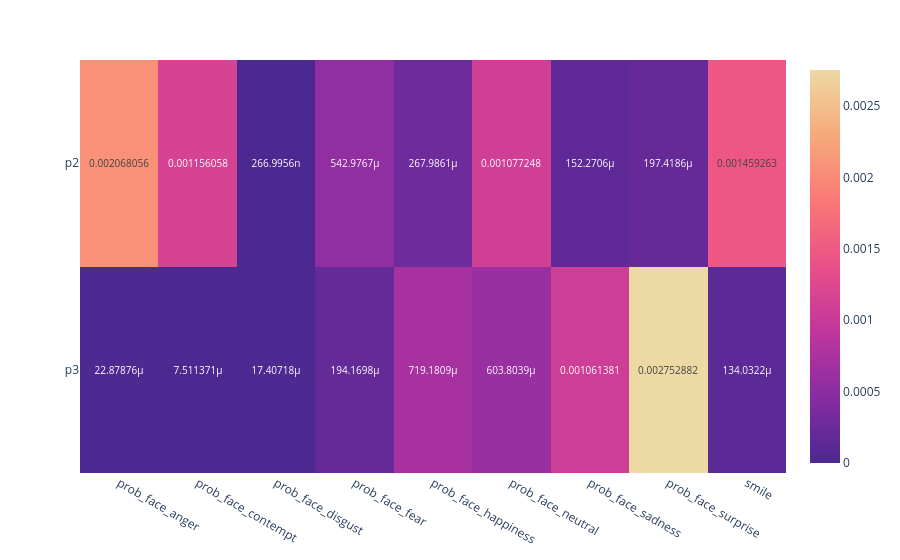

Here is the notebook cell this chart was saved with:
### Code cell
fig_r

### Figure 1 — Plotly figure (JSON) as saved in the notebook; plotly's stock layout.template omitted (floating-point values rounded to 4 significant figures)
{"data": [{"coloraxis": "coloraxis", "hovertemplate": "x: %{x}<br>y: %{y}<br>color: %{z}<extra></extra>", "name": "0", "texttemplate": "%{z}", "type": "heatmap", "x": ["prob_face_anger", "prob_face_contempt", "prob_face_disgust", "prob_face_fear", "prob_face_happiness", "prob_face_neutral", "prob_face_sadness", "prob_face_surprise", "smile"], "xaxis": "x", "y": ["p2", "p3"], "yaxis": "y", "z": [[0.002068, 0.001156, 2.67e-07, 0.000543, 0.000268, 0.001077, 0.0001523, 0.0001974, 0.001459], [2.288e-05, 7.511e-06, 1.741e-05, 0.0001942, 0.0007192, 0.0006038, 0.001061, 0.002753, 0.000134]]}], "layout": {"coloraxis": {"colorscale": [[0, "rgb(75, 41, 145)"], [0.1667, "rgb(135, 44, 162)"], [0.3333, "rgb(192, 54, 157)"], [0.5, "rgb(234, 79, 136)"], [0.6667, "rgb(250, 120, 118)"], [0.8333, "rgb(246, 169, 122)"], [1, "rgb(237, 217, 163)"]]}, "margin": {"t": 60}, "xaxis": {"anchor": "y", "domain": [0, 1]}, "yaxis": {"anchor": "x", "autorange": "reversed", "domain": [0, 1]}}}
